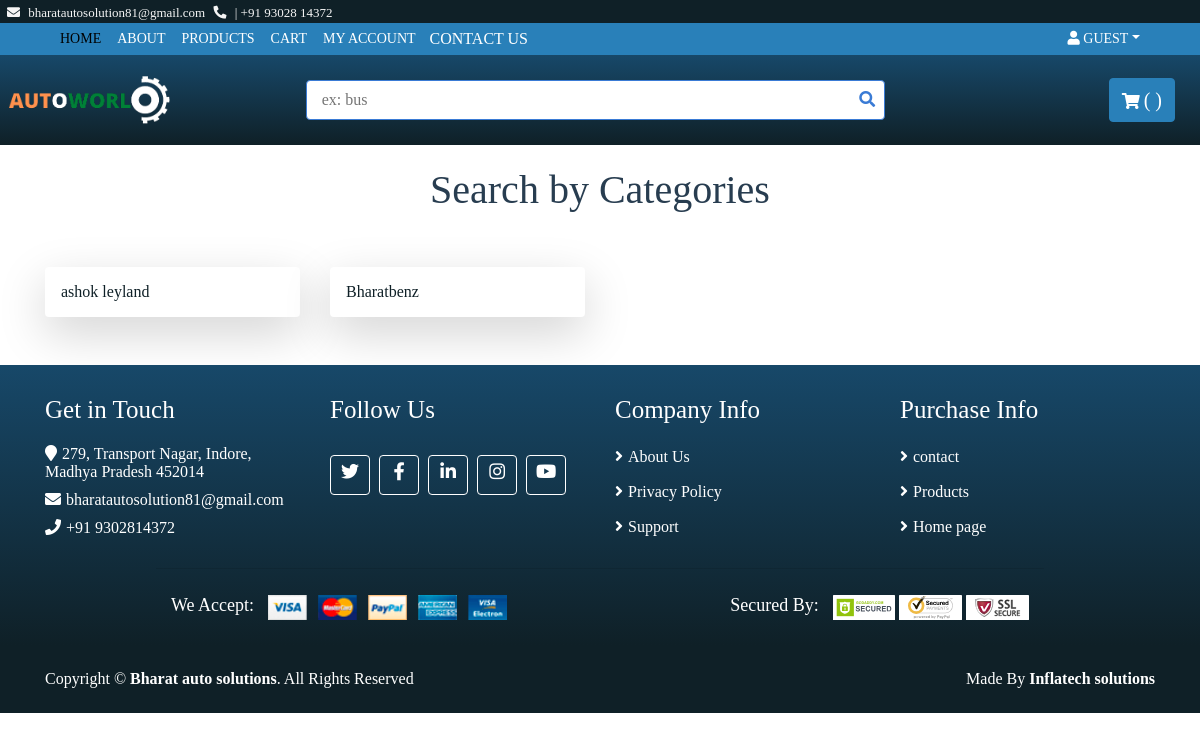
Screenshot of /brand/truck/1/ with the database file from the repository.
### base/models.py (models this page shows, shortened)
class Manufacturer(models.Model):
    name_of_Manufacturer=models.CharField(max_length=200, unique=True, blank=False)
    vehicaltype=models.ForeignKey(TypeOfVehicle, on_delete=models.RESTRICT)
    slug=models.SlugField(blank=True, null=True)
    def __str__(self):
        return str(self.name_of_Manufacturer)

### base/views.py (the view)
# urls.py: path('brand/<slug:slug>/<str:pk>/', views.brand, name='brand'),
def brand(request, slug=None, pk=None, *args, **kwargs):
    print(slug)
    manu=Manufacturer.objects.filter(vehicaltype=pk)
    print(pk)
    print(manu)
    context={'brand':manu}
    return render(request, 'brand.html', context)

### templates/brand.html
{% extends 'base.html' %}
{% block content %}
<div class="container">
    <div class="product">
        <div class="section-header">
            <h1>Search by Categories</h1>
        </div>
        <div class="row">
            {% for i in brand %}
            <div class="col-md-3">
                <a href="{% url 'model' slug=i.slug  pk=i.id %}">
                    <div class="shadow-lg p-3 mb-5 bg-white rounded">{{i}}</div>
                </a>
            </div>
            {% endfor %}
        </div>
        </div>
    </div>
    {% endblock %}

### static/styles/main.css (style rules this page uses)
body { color: rgb(0, 0, 0); font-family:'Times New Roman'; font-weight: 400; background: #ffffff; font-size: 16px; line-height: normal; }
a { color: #0f2027; }
h1 { font-family:'Times New Roman'; font-weight: 400; }
.section-header { font-size: 36px; color: #283d50; text-align: center; font-weight: 500; position: relative; }
.product .section-header { margin-bottom: 30px; padding: 20px 30px 15px 30px; background: #ffffff; }

### rows the page displays
Manufacturer: name_of_Manufacturer "ashok leyland"
Manufacturer: name_of_Manufacturer "Bharatbenz"
